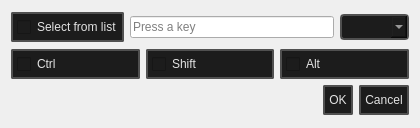
<?xml version="1.0" encoding="UTF-8"?>
<ui version="4.0">
 <class>Dialog</class>
 <widget class="QDialog" name="Dialog">
  <property name="geometry">
   <rect>
    <x>0</x>
    <y>0</y>
    <width>420</width>
    <height>128</height>
   </rect>
  </property>
  <property name="minimumSize">
   <size>
    <width>420</width>
    <height>128</height>
   </size>
  </property>
  <property name="maximumSize">
   <size>
    <width>420</width>
    <height>128</height>
   </size>
  </property>
  <property name="windowTitle">
   <string>Change keybinding</string>
  </property>
  <property name="windowIcon">
   <iconset resource="../resources.qrc">
    <normaloff>:/valve_common/icons/tools/common/help_keybinding_list.png</normaloff>:/valve_common/icons/tools/common/help_keybinding_list.png</iconset>
  </property>
  <layout class="QVBoxLayout" name="verticalLayout">
   <item>
    <widget class="QFrame" name="frame">
     <property name="maximumSize">
      <size>
       <width>16777215</width>
       <height>32</height>
      </size>
     </property>
     <property name="frameShape">
      <enum>QFrame::NoFrame</enum>
     </property>
     <property name="frameShadow">
      <enum>QFrame::Raised</enum>
     </property>
     <layout class="QHBoxLayout" name="horizontalLayout_2">
      <property name="leftMargin">
       <number>0</number>
      </property>
      <property name="topMargin">
       <number>0</number>
      </property>
      <property name="rightMargin">
       <number>0</number>
      </property>
      <property name="bottomMargin">
       <number>0</number>
      </property>
      <item>
       <widget class="QCheckBox" name="select_from_list">
        <property name="sizePolicy">
         <sizepolicy hsizetype="Fixed" vsizetype="Fixed">
          <horstretch>0</horstretch>
          <verstretch>0</verstretch>
         </sizepolicy>
        </property>
        <property name="styleSheet">
         <string notr="true">
    /* QPushButton default and hover styles */
    QCheckBox {

        font: 580 9pt &quot;Segoe UI&quot;;
	

        border: 2px solid black;
        border-radius: 2px;
        border-color: rgba(80, 80, 80, 255);
        height:22px;
        padding-top: 2px;
        padding-bottom:2px;
        padding-left: 4px;
        padding-right: 4px;
        color: #E3E3E3;
        background-color: #1C1C1C;
    }
    QCheckBox:hover {
        background-color: #414956;
        color: white;
    }
    QCheckBox:pressed {

    }</string>
        </property>
        <property name="text">
         <string>Select from list</string>
        </property>
       </widget>
      </item>
      <item>
       <widget class="QLineEdit" name="key_line">
        <property name="readOnly">
         <bool>true</bool>
        </property>
        <property name="placeholderText">
         <string>Press a key</string>
        </property>
       </widget>
      </item>
      <item>
       <widget class="QComboBox" name="list">
        <property name="styleSheet">
         <string notr="true">QMenu {
background-color: red;
 }

QMenu::item {
    padding: 5px 10px;
    font: 580 8pt &quot;Segoe UI&quot;;
    border: 2px solid black;
    border-radius: 4px;
    border-color: rgba(80, 80, 80, 255);
    color: #E3E3E3;
}
QMenu::item:selected {
    background-color: #414956;
    color: white;
}
QWidget {
    background-color: #151515;
    outline: none;
}

QWidget:item:checked {
    background-color: #151515;
    color: white;
}

QWidget:item:selected {
    background-color: #414956;
    color: white;
    border: 0px;
}



QMenu {
    background-color: #1d1d1f;
    color: #FFFFFF;
    border: 1px solid #555555;
    /* padding-top: 5px; */
    /* padding-bottom: 5px; */
    border: 2px solid black;
    border-radius: 4px;
    border-color: rgba(80, 80, 80, 255);
}

QMenu::item {
    font: 580 8pt &quot;Segoe UI&quot;;
    border-top: 2px solid black;
    border: 0px;
    border-radius: 4px;
    border-color: rgba(80, 80, 80, 255);
    padding-left: 12px;
    padding-right: 12px;
    color: #E3E3E3;
}

QMenu::item:selected {
    background-color: #666666;
    color: #FFFFFF;
}

QMenu::separator {
    height: 1px;
    background: #AAAAAA;
    margin: 5px 0;
}

QMenu::indicator {
    width: 13px;
    height: 13px;
}

QMenu::indicator:checked {
    image: url(:/icons/check_16dp.svg);
}

QMenu::indicator:unchecked {
    image: url(:/icons/check_box_outline_blank_16dp.svg);
}


QComboBox {
    font: 580 8pt &quot;Segoe UI&quot;;
    border: 2px solid black;
    border-radius: 4px;
    border-color: rgba(80, 80, 80, 255);
    height: 12px;
    padding-top: 5px;
    padding-bottom: 5px;
    color: #E3E3E3;
    background-color: #1C1C1C;
    padding-left: 5px;
}

QComboBox:hover {
    background-color: #414956;
    color: white;
}

QComboBox:pressed {
    background-color: #2E2F30;
    color: white;
}

QComboBox:item {
    font: 580 8pt &quot;Segoe UI&quot;;
    color: #E3E3E3;
    padding-left: 5px;
    background-color: #1C1C1C;
    border-style: none;
}

QComboBox::drop-down {
    color: #E3E3E3;
    padding: 2px;
    background: url(://icons/arrow_drop_down_16dp.svg) no-repeat center;
    border-bottom: 0px solid black;
    border-top: 0px solid black;
    border-right: 0px;
    border-left: 2px solid;
    margin-left: 5px;
    padding: 5px;
    width: 7px;
    border-color: rgba(80, 80, 80, 255);
    background-color: #1C1C1C;
}


QComboBox QAbstractItemView {
    border: 2px solid gray;
    border-color: rgba(80, 80, 80, 255);
    selection-background-color: #414956;
    background-color: #1C1C1C;
}


QComboBox QAbstractItemView::item {
    height: 16px; /* Set the height of each item */
    padding: 4px; /* Add padding to each item */
    padding-left: 5px;
    padding-right: 5px;
    color: #ff8a8a8a;
    border-style: none;
    border-bottom: 0.5px solid black;
    border-color: rgba(255, 255, 255, 10);
}


QComboBox QAbstractItemView::item:selected {
    height: 16px; /* Set the height of each item */
    padding: 4px; /* Add padding to each item */
    padding-left: 5px;
    padding-right: 5px;
    background-color: #414956;
    color: white;
    border: none; /* Remove border */
    outline: none; /* Remove outline */
}</string>
        </property>
       </widget>
      </item>
     </layout>
    </widget>
   </item>
   <item>
    <layout class="QHBoxLayout" name="horizontalLayout">
     <item>
      <widget class="QCheckBox" name="ctrl">
       <property name="styleSheet">
        <string notr="true">
    /* QPushButton default and hover styles */
    QCheckBox {

        font: 580 9pt &quot;Segoe UI&quot;;
	

        border: 2px solid black;
        border-radius: 2px;
        border-color: rgba(80, 80, 80, 255);
        height:22px;
        padding-top: 2px;
        padding-bottom:2px;
        padding-left: 4px;
        padding-right: 4px;
        color: #E3E3E3;
        background-color: #1C1C1C;
    }
    QCheckBox:hover {
        background-color: #414956;
        color: white;
    }
    QCheckBox:pressed {

    }</string>
       </property>
       <property name="text">
        <string>Ctrl</string>
       </property>
      </widget>
     </item>
     <item>
      <widget class="QCheckBox" name="shift">
       <property name="styleSheet">
        <string notr="true">
    /* QPushButton default and hover styles */
    QCheckBox {

        font: 580 9pt &quot;Segoe UI&quot;;
	

        border: 2px solid black;
        border-radius: 2px;
        border-color: rgba(80, 80, 80, 255);
        height:22px;
        padding-top: 2px;
        padding-bottom:2px;
        padding-left: 4px;
        padding-right: 4px;
        color: #E3E3E3;
        background-color: #1C1C1C;
    }
    QCheckBox:hover {
        background-color: #414956;
        color: white;
    }
    QCheckBox:pressed {

    }</string>
       </property>
       <property name="text">
        <string>Shift</string>
       </property>
      </widget>
     </item>
     <item>
      <widget class="QCheckBox" name="alt">
       <property name="styleSheet">
        <string notr="true">
    /* QPushButton default and hover styles */
    QCheckBox {

        font: 580 9pt &quot;Segoe UI&quot;;
	

        border: 2px solid black;
        border-radius: 2px;
        border-color: rgba(80, 80, 80, 255);
        height:22px;
        padding-top: 2px;
        padding-bottom:2px;
        padding-left: 4px;
        padding-right: 4px;
        color: #E3E3E3;
        background-color: #1C1C1C;
    }
    QCheckBox:hover {
        background-color: #414956;
        color: white;
    }
    QCheckBox:pressed {

    }</string>
       </property>
       <property name="text">
        <string>Alt</string>
       </property>
      </widget>
     </item>
    </layout>
   </item>
   <item>
    <widget class="QDialogButtonBox" name="buttonBox">
     <property name="styleSheet">
      <string notr="true">
    /* QPushButton default and hover styles */
    QPushButton {

        font: 580 9pt &quot;Segoe UI&quot;;
	

        border: 2px solid black;
        border-radius: 2px;
        border-color: rgba(80, 80, 80, 255);
        height:22px;
        padding-top: 2px;
        padding-bottom:2px;
        padding-left: 4px;
        padding-right: 4px;
        color: #E3E3E3;
        background-color: #1C1C1C;
    }
    QPushButton:hover {
        background-color: #414956;
        color: white;
    }
    QPushButton:pressed {
        background-color: red;
        background-color: #1C1C1C;
        margin: 1 px;
        margin-left: 2px;
        margin-right: 2px;

    }</string>
     </property>
     <property name="orientation">
      <enum>Qt::Horizontal</enum>
     </property>
     <property name="standardButtons">
      <set>QDialogButtonBox::Cancel|QDialogButtonBox::Ok</set>
     </property>
     <property name="centerButtons">
      <bool>false</bool>
     </property>
    </widget>
   </item>
  </layout>
 </widget>
 <resources>
  <include location="../resources.qrc"/>
 </resources>
 <connections>
  <connection>
   <sender>buttonBox</sender>
   <signal>accepted()</signal>
   <receiver>Dialog</receiver>
   <slot>accept()</slot>
   <hints>
    <hint type="sourcelabel">
     <x>248</x>
     <y>254</y>
    </hint>
    <hint type="destinationlabel">
     <x>157</x>
     <y>274</y>
    </hint>
   </hints>
  </connection>
  <connection>
   <sender>buttonBox</sender>
   <signal>rejected()</signal>
   <receiver>Dialog</receiver>
   <slot>reject()</slot>
   <hints>
    <hint type="sourcelabel">
     <x>316</x>
     <y>260</y>
    </hint>
    <hint type="destinationlabel">
     <x>286</x>
     <y>274</y>
    </hint>
   </hints>
  </connection>
 </connections>
</ui>
